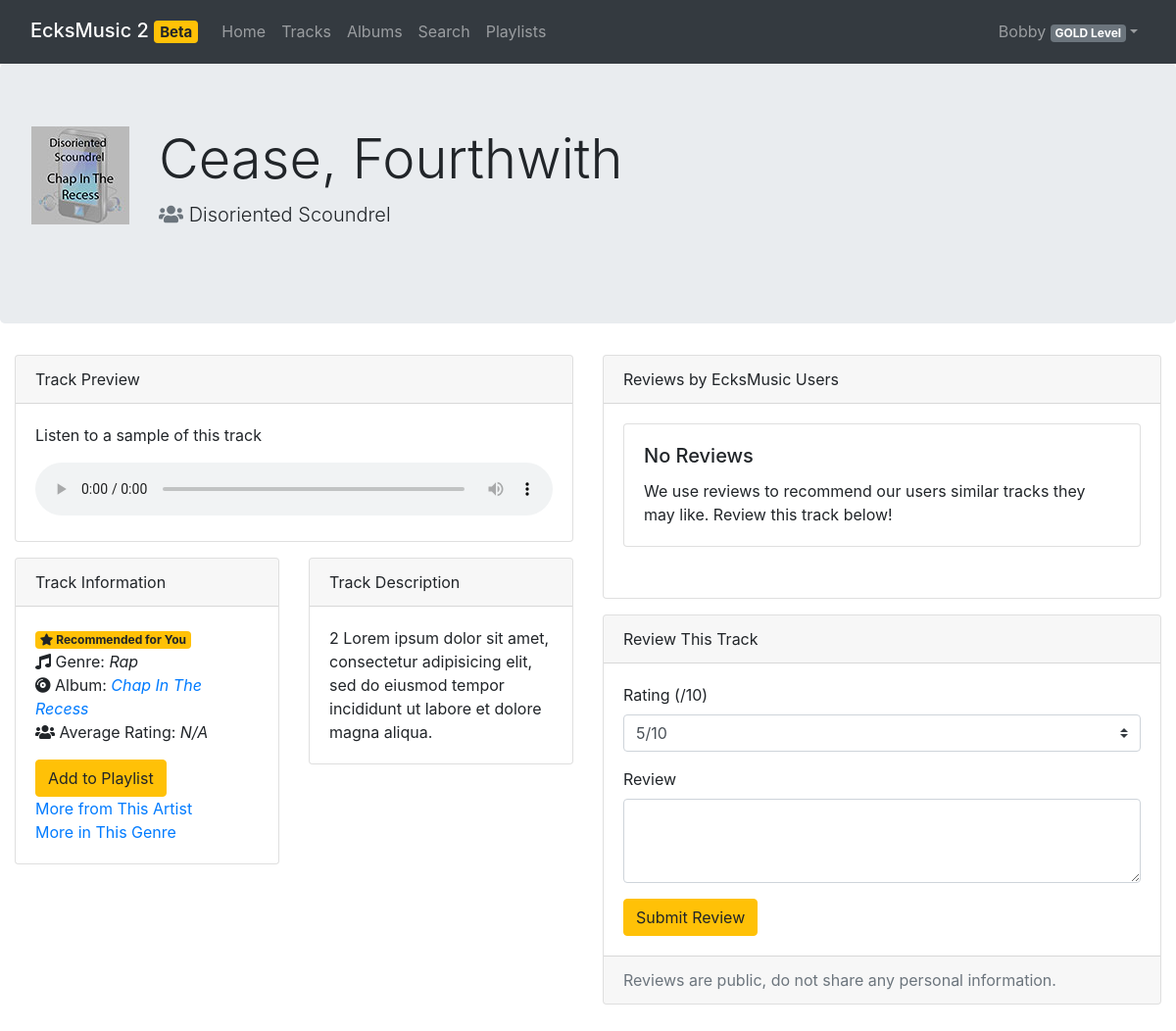
Screenshot of /pages/track.php?id=2 (signed in) with the database file from the repository.
### tables this page shows
CREATE TABLE `tracks` (
  `track_id` int(11) NOT NULL,
  `artist_id` int(11) DEFAULT NULL,
  `album_id` int(11) DEFAULT NULL,
  `track_name` varchar(255) DEFAULT NULL,
  `description` varchar(255) DEFAULT NULL,
  `image` varchar(255) DEFAULT NULL,
  `thumbnail` varchar(255) DEFAULT NULL,
  `sample` varchar(255) DEFAULT NULL,
  `genre` varchar(225) DEFAULT NULL,
  PRIMARY KEY (`track_id`),
  KEY `artist_idx` (`artist_id`),
  KEY `album_idx` (`album_id`),
  CONSTRAINT `album` FOREIGN KEY (`album_id`) REFERENCES `albums` (`album_id`) ON DELETE NO ACTION ON UPDATE NO ACTION,
  CONSTRAINT `artist` FOREIGN KEY (`artist_id`) REFERENCES `artists` (`artist_id`) ON DELETE NO ACTION ON UPDATE NO ACTION
);

CREATE TABLE `artists` (
  `artist_id` int(11) NOT NULL AUTO_INCREMENT,
  `artist_name` varchar(60) NOT NULL,
  PRIMARY KEY (`artist_id`),
  UNIQUE KEY `artist_name_UNIQUE` (`artist_name`)
);

CREATE TABLE `albums` (
  `album_id` int(11) NOT NULL AUTO_INCREMENT,
  `artist_id` int(11) NOT NULL,
  `album_name` varchar(60) NOT NULL,
  PRIMARY KEY (`album_id`),
  UNIQUE KEY `album_id_UNIQUE` (`artist_id`),
  UNIQUE KEY `album_name_UNIQUE` (`album_name`),
  CONSTRAINT `artist_id` FOREIGN KEY (`artist_id`) REFERENCES `artists` (`artist_id`) ON DELETE NO ACTION ON UPDATE NO ACTION
);

### src/php/playlists.php (called while the page is built, shortened)
<?php
require_once 'database.php';
require_once 'music.php';
require_once 'auth.php';
class Playlist
{
  public function __construct(int $Id, int $OwnerId, string $Name, bool $Public)
  {
    global $pdo;
    $this->Id = $Id;
    $this->Tracks = [];
    $query = $pdo->prepare("SELECT * FROM playlist_entries NATURAL JOIN tracks NATURAL JOIN albums NATURAL JOIN artists WHERE playlist_id = ?");
    $result = $query->execute([$this->Id]);
    foreach ($query->fetchAll(PDO::FETCH_ASSOC) as $Track) {
      array_push($this->Tracks, new Track(
        $Track
      ));
    }
  }
}
class Playlists
{
  static function getForUser(int $UserId): array
  {
    global $pdo;
    $query = $pdo->prepare("SELECT * FROM playlists WHERE owner_id = :owner;");
    $query->bindValue("owner", $UserId, PDO::PARAM_INT);
    $result = $query->execute();
    $Playlists = [];
    foreach ($query->fetchAll(PDO::FETCH_ASSOC) as $playlist) {
      array_push($Playlists, new Playlist(
        $playlist['playlist_id'],
        $playlist['owner_id'],
        $playlist['playlist_name'],
        $playlist['public']
      ));
    }
    return $Playlists;
  }
}

### src/php/music.php (called while the page is built, shortened)
<?php
require_once "database.php";
require_once "reviews.php";
class Artist {
  public function __construct(int $Id, string $Name) {
    $this->Name = $Name;
  }
}
class Album {
  public function __construct(int $Id, string $Name, Artist $Artist) {
    $this->Id = $Id;
    $this->Name = $Name;
  }
}
class Track {
  public function __construct($result)
  {
    $this->Id = $result['track_id'];
    $this->Artist = new Artist($result['artist_id'], $result['artist_name']);
    $this->Album = new Album($result['album_id'], $result['album_name'], $this->Artist);
    $this->Description = $result['description'];
    $this->Name = $result['track_name'];
    $this->Genre = $result['genre'];
    $this->ThumbPath = $result['thumbnail'];
    $this->SamplePath = $result['sample'];
    try {
      $this->AverageRating = Reviews::averageRating($this->Id) . "/10";
    } catch (Exception $e) {
      $this->AverageRating = "N/A";
    }
  }
}
class Tracks
{
  public static function get(int $Id): Track
  {
    global $pdo;
    $query = $pdo->prepare("SELECT * FROM tracks NATURAL JOIN artists NATURAL JOIN albums WHERE track_id = ?");
    $success = $query->execute([$Id]);
    $result = $query->fetch(PDO::FETCH_ASSOC);
    return new Track($result);
  }
}

### src/php/reviews.php (called while the page is built, shortened)
<?php
require_once 'auth.php';
require_once 'music.php';
class Reviews {
  private static function rowToReview($Row) {
    return new Review(
      $Row['review_id'],
      $Row['author_id'],
      $Row['username'],
      $Row['track_id'],
      $Row['rating'],
      $Row['review']
    );
  }
  public static function getForTrack(int $TrackId): array {
    global $pdo;
    $q = $pdo->prepare("
    SELECT
        reviews.*, users.username
    FROM
        musicstream.reviews
            JOIN
        users ON users.id = reviews.author_id
    WHERE
    track_id = ?;
    ");
    $result = $q->execute([$TrackId]);
    if ($q->rowCount() == 0) throw new Exception("NoReviews");
    $Reviews = [];
    foreach ($q->fetchAll(PDO::FETCH_ASSOC) as $review) {
      array_push($Reviews, Reviews::rowToReview($review));
    }
    return $Reviews;
  }
  public static function averageRating(int $TrackId) {
    try {
      $TrackReviews = Reviews::getForTrack($TrackId);
    } catch (Exception $e) {
      throw new Exception($e);
    }
    $Ratings = [];
    foreach ($TrackReviews as $Review) {
      array_push($Ratings, $Review->Rating);
    }
    return round(array_sum($Ratings) / count($Ratings));
  }
}

### src/pages/track.php (the view, shortened to what this page needs)
<?php
require_once '../php/auth.php';
require_once '../php/music.php';
require_once "../php/reviews.php";
require_once '../php/playlists.php';
if (isset($_SESSION['User'])) $user = unserialize($_SESSION['User']);
try {
  $Track = Tracks::get($_GET['id']);
} catch (Exception $e) {
  header('Location: tracks.php');
  die();
}
?>
<!DOCTYPE html>
<html lang="en">
<head>
  <link rel="stylesheet" href="https://cdn.jsdelivr.net/npm/bootstrap@4.6.0/dist/css/bootstrap.min.css"
>
  <link rel="stylesheet" href="https://cdnjs.cloudflare.com/ajax/libs/font-awesome/5.15.2/css/all.min.css"
/>
  <link rel="stylesheet" href="../css/stylesheet.css"/>
</head>
<body>
<nav class="navbar navbar-expand-md navbar-dark bg-dark sticky-top">
  <div class="container-fluid">
    <h2><a class="navbar-brand" href="../">EcksMusic 2 <span class="badge badge-warning">Beta</span></a></h2>
    <div class="collapse navbar-collapse" id="navbarResponsive">
      <ul class="navbar-nav mr-auto">
        <li class="navbar-item">
          <a class="nav-link" href="../">Home</a>
        </li>
        <li class="navbar-item">
          <a class="nav-link" href="tracks.php">Tracks</a>
        </li>
        <li class="navbar-item">
          <a class="nav-link" href="albums.php">Albums</a>
        </li>
        <li class="navbar-item">
          <a class="nav-link" href="search.php">Search</a>
        </li>
        <li class="navbar-item">
          <a class="nav-link" href="playlist.php">Playlists</a>
        </li>
      </ul>
      <ul class="navbar-nav ml-auto">
        <?php
        echo '<li class="nav-item dropdown">';
        echo '<a class="nav-link dropdown-toggle" href="#" id="navbarDropdownMenuLink" data-toggle="dropdown">';
        echo $user->Username . ' <span class="badge badge-secondary">' . $user->PricingPlan->Name . '</span></a>';
        echo '<div class="dropdown-menu dropdown-menu-right">';
        echo '</div></li>';
        ?>
      </ul>
    </div>
  </div>
</nav>
              <?php
              $playlists = Playlists::getForUser($user->Id);
              ?>
<div class="jumbotron">
  <div class="row">
    <div class="col-auto">
      <img alt="Album thumbnail" src="../<?php echo $Track->ThumbPath; ?>"/>
    </div>
    <div class="col">
      <h1 class="display-4">
        <?php echo $Track->Name; ?>
      </h1>
      <p class="lead">
        <span class="text-muted fas fa-users"></span>
        <?php echo $Track->Artist->Name; ?>
      </p>
    </div>
  </div>
</div>
<div class="container-fluid">
  <div class="row">
    <div class="col-md-6">
      <div class="card">
        <div class="card-header">
          Track Preview
        </div>
        <div class="card-body">
          <p class="card-text">Listen to a sample of this track</p>
          <audio controls src="../<?php echo $Track->SamplePath; ?>"></audio>
        </div>
      </div>
      <div class="row">
        <div class="col-md-6">
          <div class="card">
            <div class="card-header">
              Track Information
            </div>
            <div class="card-body">
              <span class="badge badge-warning"><span class="fas fa-star"></span> Recommended for You</span>
              <p class="card-text">
                <span title="Album" class="fas fa-music"></span> Genre: <i><?php echo $Track->Genre; ?> <br/></i>
                <span title="Album" class="fas fa-compact-disc"></span> Album: <a href="album.php?id=<?php echo $Track->Album->Id?>"><i><?php echo $Track->Album->Name; ?></i></a><br/>
                <span title="Album" class="fas fa-users"></span> Average Rating: <i><?php echo $Track->AverageRating?></i>
              </p>
              <button
                      onclick="addToPlaylist(<?php echo $Track->Id ?>); return true;"
                      class="btn btn-warning">
                Add to Playlist
              </button><br/>
              <a href="#" class="card-link">More from This Artist</a><br/>
              <a href="#" class="card-link">More in This Genre</a>
            </div>
          </div>
        </div>
        <div class="col-md-6">
          <div class="card">
            <div class="card-header">
              Track Description
            </div>
            <div class="card-body">
              <p class="card-text"><?php echo $Track->Description; ?></p>
            </div>
          </div>
        </div>
      </div>
    </div>
    <div class="col-md-6">
      <div class="card">
        <div class="card-header">
          Reviews by EcksMusic Users
        </div>
        <div class="card-body">
          <div class="row">
            <?php
              try {
                $reviews = Reviews::getForTrack($Track->Id);
                foreach($reviews as $Review) {
                  $Tag = "badge-success";
                  if ($Review->Rating <= 3) {
                    $Tag = "badge-danger";
                  } elseif ($Review->Rating > 3 and $Review->Rating < 7) {
                    $Tag = "badge-warning";
                  }
                  $html = '
                <div class="col-sm-6">
                  <div class="card">
                    <div class="card-body">
                      <h5 class="card-title">' . $Review->OwnerName . '</h5>
                      <span class="badge ' . $Tag . '"><span class="fas fa-star"></span> ' . $Review->Rating . ' /10</span>
                      <p class="card-text">' . $Review->Review . '</p>
                    </div>
                  </div>
                </div>';
                  echo $html;
                }
              } catch (Exception $e) {
                if ($e->getMessage() == "NoReviews") {
                  echo '
                  <div class="col-sm-12">
                  <div class="card">
                    <div class="card-body">
                      <h5 class="card-title">No Reviews</h5>
                      <p class="card-text">We use reviews to recommend our users similar tracks they may like.
                      Review this track below!</p>
                    </div>
                  </div>
                </div>';
                }
              }
            ?>
          </div>
        </div>
      </div>
      <?php
        $UserReview = Reviews::getForUserByTrack($Track->Id, $user->Id);
        if ($UserReview == null) {
          echo '
            <div class="card">
            <div class="card-header">
              Review This Track
            </div>
            <div class="card-body">
              <form id="trackReview" action="#" method="post" onsubmit="return validateReviewForm();">
                <span id="reviewFormLabel"></span>
                <div class="form-group">
                  <label>Rating (/10)</label>
                  <select class="custom-select" name="rating" id="rating" required>
                    <option value=1>1/10</option>
                    <option value=2>2/10</option>
                    <option value=3>3/10</option>
                    <option value=4>4/10</option>
                    <option value=5 selected>5/10</option>
                    <option value=6>6/10</option>
                    <option value=7>7/10</option>
                    <option value=8>8/10</option>
                    <option value=9>9/10</option>
                    <option value=10>10/10</option>
                  </select>
                </div>
                <div class="form-group">
                  <label for="reviewBody">Review</label>
                  <textarea class="form-control"
                   required minlength="10" maxlength="250" name="reviewBody" id="reviewBody" rows="3"></textarea>
                </div>
                <button type="submit" class="btn btn-warning">Submit Review</button>
              </form>
            </div>
            <div class="card-footer text-muted">
              Reviews are public, do not share any personal information.
            </div>
          </div>
          ';
        }
      ?>
    </div>
  </div>
</body>
</html>

### src/css/stylesheet.css (style rules this page uses)
.row, .card { margin-bottom: 1rem; }
audio { width: 100%; }

### rows the page displays
tracks: thumbnail (picture), track_name "Cease, Fourthwith", artist.artist_name "Disoriented Scoundrel", genre "Rap", album.album_name "Chap In The Recess", description "2 Lorem ipsum dolor sit amet, consectetur adipisicing elit, sed do eiusmod tempor incididunt ut labore et dolore magna aliqua."

### other values shown
$user->Username "Bobby"
$user->PricingPlan->Name "GOLD Level"
$Track->AverageRating "N/A"
